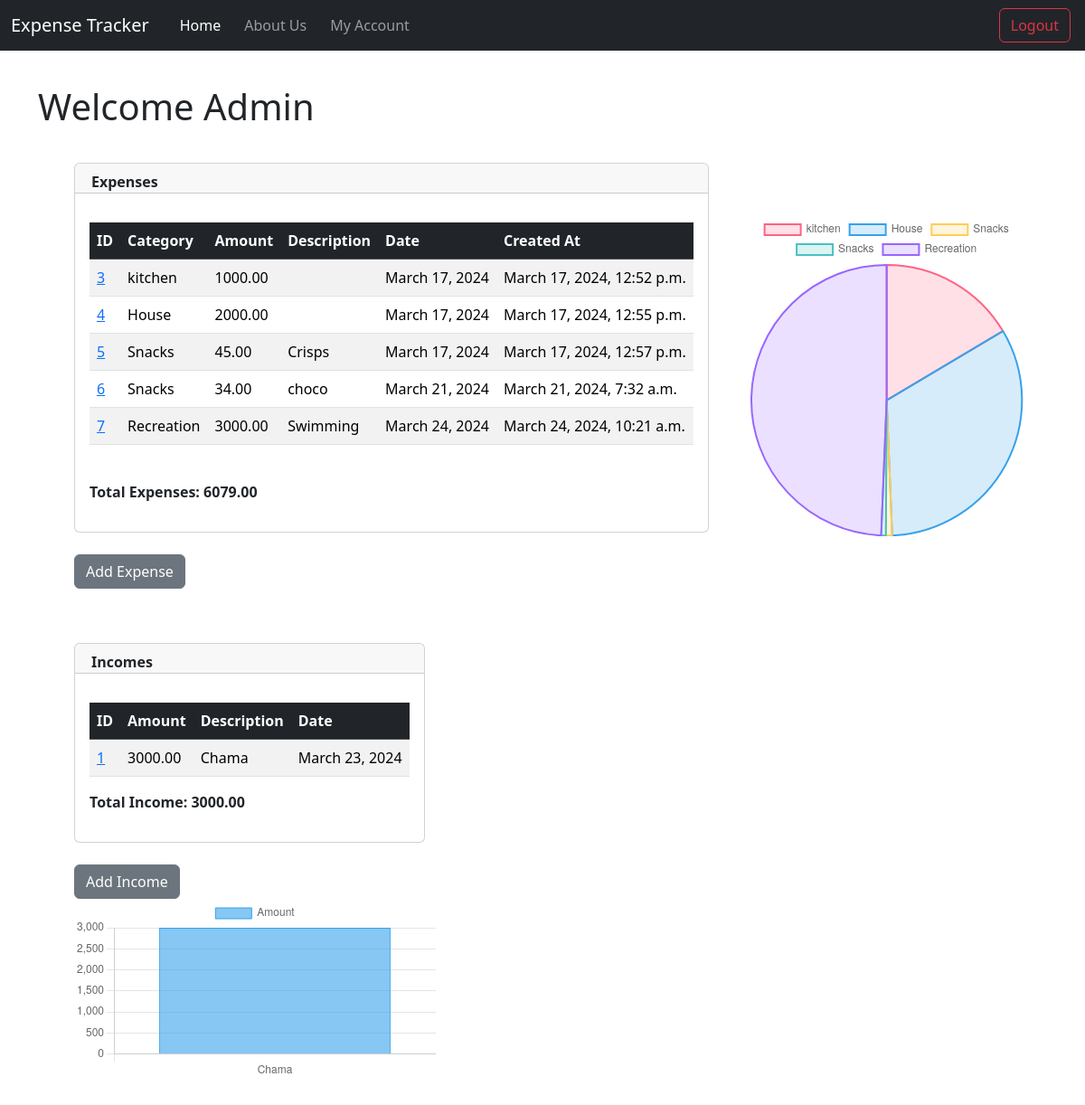
Screenshot of /UserProfile/ (signed in) with the database file from the repository.
### website/models.py (models this page shows, shortened)
class Expense(models.Model):
    id = models.AutoField(primary_key=True)
    created_at = models.DateTimeField(auto_now_add=True)
    user = models.ForeignKey(User, on_delete=models.CASCADE)
    amount = models.DecimalField(max_digits=10, decimal_places=2)
    category = models.CharField(max_length=200)
    date = models.DateField(auto_now_add=True)
    description = models.CharField(max_length=200)

class Income(models.Model):
    id = models.AutoField(primary_key=True)
    created_at = models.DateTimeField(auto_now_add=True)
    user = models.ForeignKey(User, on_delete=models.CASCADE)
    amount = models.DecimalField(max_digits=10, decimal_places=2)
    date = models.DateField(auto_now_add=True)
    description = models.CharField(max_length=200)

### website/views.py (the view)
# urls.py: path('UserProfile/', views.user_profile, name='userProfile'),
def user_profile(request):
    expenses = request.user.expense_set.all()  # Filter by logged-in user
    incomes = request.user.income_set.all()
    total_expenses = 0
    for expense in expenses:
        total_expenses += expense.amount
    total_income = 0
    for income in incomes:
        total_income += income.amount
    context = {
        'expenses': expenses,
        'incomes': incomes,
        'total_expenses': total_expenses,
        'total_income': total_income
    }
    return render(request, 'userProfile.html', context)

### website/templates/userProfile.html (shortened to what this page needs)
{% extends 'base.html' %}
{% block content %}
<!DOCTYPE html>
<html lang="en">
  <head>
  </head>
  <body >
    <h1>Welcome {{ user.username }}</h1>
    <div class="page-container">
        <section class="expense">
          <div class="card-container ">
            <div>
              <div class="card text">
                <div class="card-header">
                  <ul class="nav nav-tabs card-header-tabs">
                    <li class="nav-item"><strong>Expenses</strong></li>
                  </ul>
                </div>
                <div class="card-body">
                  <p class="card-text">
                    {% if expenses %}
                    <table class="table table-striped table-hover">
                      <thead class="table-dark">
                        <tr>
                          <th>ID</th>
                          <th>Category</th>
                          <th>Amount</th>
                          <th>Description</th>
                          <th>Date</th>
                          <th>Created At</th>
                        </tr>
                      </thead>
                      <tbody>
                        {% for expense in expenses %}
                        <tr>
                          <td><a href="{%url 'expenseDetail' expense.id %}">{{ expense.id }}</a></td>
                          <td>{{ expense.category }}</td>
                          <td>{{ expense.amount }}</td>
                          <td>{{ expense.description }}</td>
                          <td>{{ expense.date }}</td>
                          <td>{{expense.created_at}}</td>
                        </tr>
                        {% endfor %}
                      </tbody>
                    </table>
                    <br>
                    <p><strong>Total Expenses: {{ total_expenses }}</strong></p>
                    {% else %}
                    <h3>You have not yet recorded any expense</h3>
                    {% endif %}
                  </p>
                </div>
              </div>
              <div >
                <br>
                <a class="btn btn-secondary" href="{%url 'expense'%}"
                    >Add Expense</a
                  >
              </div>
            </div>
          </div>
          <div class="expense-chart">
            <canvas id="expenseChart" width="300" height="300"></canvas>
            <script>
              // Extract data from the HTML table
              var table = document.querySelector('.table');
              var rows = table.querySelectorAll('tbody tr');
              var labels = [];
              var amounts = [];
              rows.forEach(function(row) {
                var cells = row.querySelectorAll('td');
                labels.push(cells[1].textContent); // Category
                amounts.push(parseFloat(cells[2].textContent)); // Amount
              });
              // Create pie chart
              var ctx = document.getElementById('expenseChart').getContext('2d');
              var expenseChart = new Chart(ctx, {
                type: 'pie',
                data: {
                  labels: labels,
                  datasets: [{
                    label: 'Amount',
                    data: amounts,
                    backgroundColor: [
                      'rgba(255, 99, 132, 0.2)', // Red color with transparency
                      'rgba(54, 162, 235, 0.2)', // Blue color with transparency
                      'rgba(255, 206, 86, 0.2)', // Yellow color with transparency
                      'rgba(75, 192, 192, 0.2)', // Green color with transparency
                      'rgba(153, 102, 255, 0.2)', // Purple color with transparency
                      'rgba(255, 159, 64, 0.2)' // Orange color with transparency
                    ],
                    borderColor: [
                      'rgba(255, 99, 132, 1)', // Red color
                      'rgba(54, 162, 235, 1)', // Blue color
                      'rgba(255, 206, 86, 1)', // Yellow color
                      'rgba(75, 192, 192, 1)', // Green color
                      'rgba(153, 102, 255, 1)', // Purple color
                      'rgba(255, 159, 64, 1)' // Orange color
                    ],
                    borderWidth: 2
                  }]
                },
                options: {
                  responsive: true,
                }
              });
            </script>
          </div>
        </section>
        <section class="income">
          <div class="card-container">
            <div>
              <div class="card text">
                <div class="card-header">
                  <ul class="nav nav-tabs card-header-tabs">
                    <li class="nav-item"><strong>Incomes</strong></li>
                  </ul>
                </div>
                <div class="card-body">
                  <p class="card-text">
                    {% if incomes %}
                      <table class="table table-income table-hover table-striped">
                        <thead class="table-dark">
                          <tr>
                            <th>ID</th>
                            <th>Amount</th>
                            <th>Description</th>
                            <th>Date</th>
                          </tr>
                        </thead>
                        <tbody>
                          {% for income in incomes %}
                          <tr>
                            <td><a href="{%url 'incomeDetail' income.id %}">{{ income.id }}</a></td>
                            <td>{{ income.amount }}</td>
                            <td>{{ income.description }}</td>
                            <td>{{ income.date }}</td>
                          </tr>
                          {% endfor %}
                        </tbody>
                      </table>
                    <p><strong>Total Income: {{ total_income }}</strong></p>
                    {% else %}
                    <h3>You have not yet recorded any income</h3>
                    {% endif %}
                  </p>
              </div>
              </div>
              <div >
                <br>
                <a class="btn btn-secondary" href="{%url 'income'%}"
                    >Add Income</a
                  >
              </div>
          </div>
          <div class="income-chart">
            <canvas id="incomeChart" width="400" height="200"></canvas>
            <script>
                // Extract data from the HTML table
                var table = document.querySelector('.table-income');
                var rows = table.querySelectorAll('tbody tr');
                var descriptions = [];
                var amounts = [];
                rows.forEach(function(row) {
                    var cells = row.querySelectorAll('td');
                    descriptions.push(cells[2].textContent); // Description
                    amounts.push(parseFloat(cells[1].textContent)); // Amount
                });
                // Create bar graph
                var ctx = document.getElementById('incomeChart').getContext('2d');
                var incomeChart = new Chart(ctx, {
                    type: 'bar',
                    data: {
                        labels: descriptions,
                        datasets: [{
                            label: 'Amount',
                            data: amounts,
                            backgroundColor: 'rgba(54, 162, 235, 0.6)', // Blue color with transparency
                            borderColor: 'rgba(54, 162, 235, 1)', // Blue color
                            borderWidth: 1
                        }]
                    },
                    options: {
                        responsive: true,
                        scales: {
                            yAxes: [{
                                ticks: {
                                    beginAtZero: true
                                }
                            }]
                        }
                    }
                });
            </script>
          </div>
        </section>
    </div>
  </body>
</html>
{% endblock %}

### website/templates/userProfile.html (style rules this page uses)
.page-container { display: flex; float: left; flex-wrap: wrap; width: 100%; margin: 0 auto; padding-left: 10px; }
.card-container { margin: 30px; display: flex; float: center; flex-wrap: wrap; width: 100%; }
.nav-item { padding-left: 10px; }
.expense, .income { display: grid; grid-template-columns: 2fr 1fr; grid-gap: 40px; }
.expense-chart, .income-chart { display: flex; justify-content: center; align-items: center; }

### rows the page displays
Expense: id "3", category "kitchen", amount "1000.00", date "March 17, 2024", created_at "March 17, 2024, 12:52 p.m."
Expense: id "4", category "House", amount "2000.00", date "March 17, 2024", created_at "March 17, 2024, 12:55 p.m."
Expense: id "5", category "Snacks", amount "45.00", description "Crisps", date "March 17, 2024", created_at "March 17, 2024, 12:57 p.m."
Expense: id "6", category "Snacks", amount "34.00", description "choco", date "March 21, 2024", created_at "March 21, 2024, 7:32 a.m."
Expense: id "7", category "Recreation", amount "3000.00", description "Swimming", date "March 24, 2024", created_at "March 24, 2024, 10:21 a.m."
Income: id "1", amount "3000.00", description "Chama", date "March 23, 2024"

### other values shown
{{ user.username }} "Admin"
{{ total_expenses }} "6079.00"
{{ total_income }} "3000.00"
